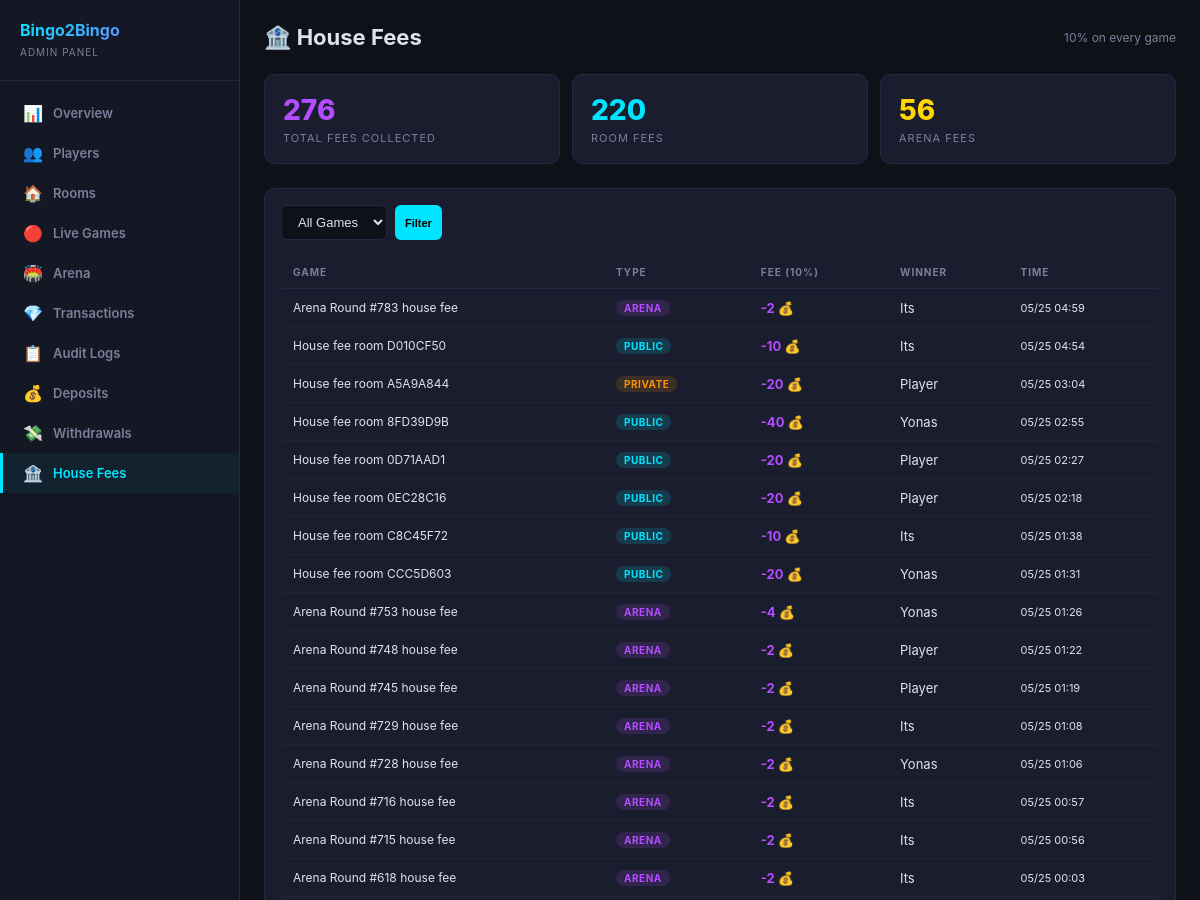
Page /dashboard/house-fees/ (signed in, upper part) on the earlier database version.
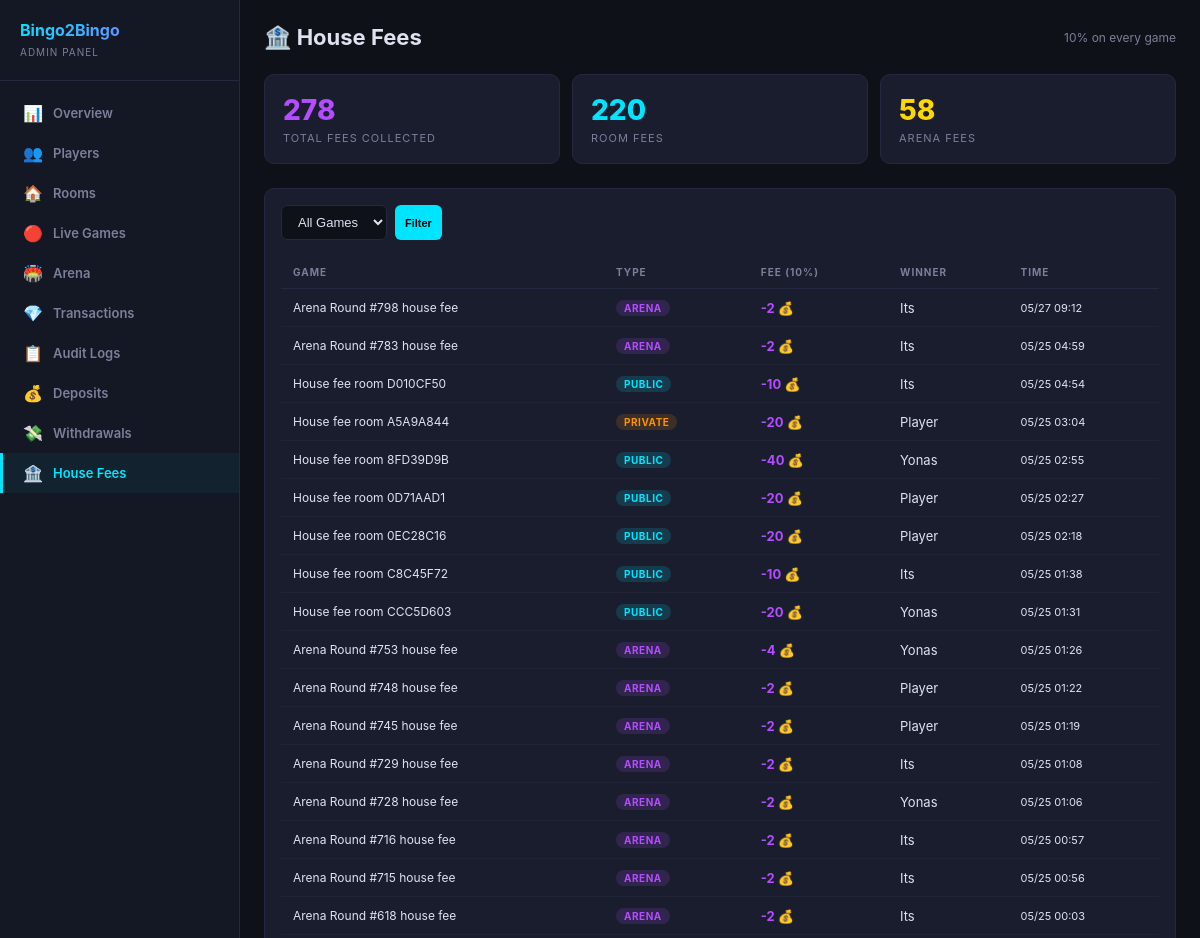
Same page on the later database version.
### wallets/models.py (models this page shows, shortened)
class Transaction(models.Model):
    class Type(models.TextChoices):
        DEPOSIT = 'deposit', 'Deposit'
        WITHDRAWAL = 'withdrawal', 'Withdrawal'
        GAME_ENTRY = 'game_entry', 'Game Entry Fee'
        GAME_WIN = 'game_win', 'Game Win'
        DRAW_REFUND = 'draw_refund', 'Draw Refund'
        HOUSE_FEE = 'house_fee', 'House Fee'
        DAILY_BONUS = 'daily_bonus', 'Daily Bonus'
        REFERRAL_BONUS = 'referral_bonus', 'Referral Bonus'
        SPIN_WIN = 'spin_win', 'Spin Win'
        ADMIN_GIFT = 'admin_gift', 'Admin Gift'
    player = models.ForeignKey(Player, on_delete=models.CASCADE, related_name='transactions')
    amount = models.BigIntegerField()
    transaction_type = models.CharField(max_length=20, choices=Type.choices)
    description = models.CharField(max_length=500, blank=True, default='')
    created_at = models.DateTimeField(default=timezone.now)
    class Meta:
        verbose_name = 'Transaction'
        verbose_name_plural = 'Transactions'
        ordering = ['-created_at']

### users/models.py (models this page shows, shortened)
class Player(models.Model):
    telegram_id = models.BigIntegerField(unique=True, db_index=True)
    username = models.CharField(max_length=255, blank=True, default='')
    first_name = models.CharField(max_length=255, blank=True, default='')
    phone_number = models.CharField(max_length=20, blank=True, default='')
    coins = models.BigIntegerField(default=10)
    wins = models.IntegerField(default=0)
    losses = models.IntegerField(default=0)
    games_played = models.IntegerField(default=0)
    xp = models.BigIntegerField(default=0)
    level = models.IntegerField(default=1)
    referral_code = models.CharField(max_length=32, unique=True, blank=True)
    invited_by = models.ForeignKey(
        'self', null=True, blank=True,
        on_delete=models.SET_NULL,
        related_name='invitees'
    )
    is_banned = models.BooleanField(default=False)
    last_daily_bonus = models.DateTimeField(null=True, blank=True)
    created_at = models.DateTimeField(default=timezone.now)
    class Meta:
        verbose_name = 'Player'
        verbose_name_plural = 'Players'
        ordering = ['-coins']

### dashboard/views.py (the view)
# urls.py: path('house-fees/', views.house_fees, name='house_fees'),
@admin_required
def house_fees(request):
    from wallets.models import Transaction
    from games.models import GameRoom
    from arena.models import GameRound as ArenaRound
    from django.db.models import Q, Sum
    game_filter = request.GET.get('type', 'all')
    tx_qs = Transaction.objects.filter(transaction_type='house_fee').select_related('player')
    if game_filter == 'public':
        tx_qs = tx_qs.exclude(description__startswith='Arena')
    elif game_filter == 'arena':
        tx_qs = tx_qs.filter(description__startswith='Arena')
    total_all = Transaction.objects.filter(transaction_type='house_fee').aggregate(s=Sum('amount'))['s'] or 0
    total_rooms = Transaction.objects.filter(transaction_type='house_fee').exclude(description__startswith='Arena').aggregate(s=Sum('amount'))['s'] or 0
    total_arena = Transaction.objects.filter(transaction_type='house_fee', description__startswith='Arena').aggregate(s=Sum('amount'))['s'] or 0
    transactions = list(tx_qs.order_by('-created_at')[:200])
    rich_txns = []
    for tx in transactions:
        info = {
            'tx': tx,
            'game_type': 'Arena' if 'Arena' in tx.description else 'Room',
            'pot': tx.amount * -10,
            'winner': tx.player.first_name,
        }
        desc = tx.description
        if 'room' in desc.lower() and not desc.startswith('Arena'):
            try:
                code = desc.replace('House fee room ', '').strip()
                room = GameRoom.objects.filter(room_code=code).first()
                if room:
                    info['game_type'] = room.get_room_type_display()
                    info['players'] = room.bingo_cards.count()
                    info['pot'] = room.prize_pool + abs(tx.amount)
            except Exception:
                pass
        elif 'Arena' in desc:
            info['players'] = '—'
        rich_txns.append(info)
    return render(request, 'dashboard/house_fees.html', {
        'total_all': abs(total_all),
        'total_rooms': abs(total_rooms),
        'total_arena': abs(total_arena),
        'transactions': rich_txns,
        'game_filter': game_filter,
    })

### dashboard/auth.py (called while the page is built)
def admin_required(view_func):
    @wraps(view_func)
    def wrapper(request, *args, **kwargs):
        if not request.user.is_authenticated:
            return redirect('dashboard:login')
        if not request.user.is_staff and not request.user.is_superuser:
            messages.error(request, 'Access denied. Staff only.')
            return redirect('dashboard:login')
        return view_func(request, *args, **kwargs)
    return wrapper

### dashboard/templates/dashboard/house_fees.html (shortened to what this page needs)
{% extends 'dashboard/base.html' %}
{% block content %}
<div class="header">
  <h1>🏦 House Fees</h1>
  <div class="header-actions">
    <span style="font-size:12px;color:var(--muted);">10% on every game</span>
  </div>
</div>
<div class="stats-grid">
  <div class="stat-card purple">
    <div class="stat-value">{{ total_all }}</div>
    <div class="stat-label">Total Fees Collected</div>
  </div>
  <div class="stat-card cyan">
    <div class="stat-value">{{ total_rooms }}</div>
    <div class="stat-label">Room Fees</div>
  </div>
  <div class="stat-card gold">
    <div class="stat-value">{{ total_arena }}</div>
    <div class="stat-label">Arena Fees</div>
  </div>
</div>
<div class="card">
  <form class="toolbar" method="GET">
    <select name="type">
      <option value="all" {% if game_filter == 'all' %}selected{% endif %}>All Games</option>
    </select>
    <button type="submit" class="btn btn-cyan btn-sm">Filter</button>
  </form>
  <table>
    <thead><tr><th>Game</th><th>Type</th><th>Fee (10%)</th><th>Winner</th><th>Time</th></tr></thead>
    <tbody>
    {% for t in transactions %}
    <tr>
      <td style="font-size:12px;max-width:200px;overflow:hidden;text-overflow:ellipsis;">{{ t.tx.description }}</td>
      <td>
        {% if t.game_type == 'Arena' %}<span class="badge badge-purple">Arena</span>
        {% elif 'Public' in t.game_type %}<span class="badge badge-info">{{ t.game_type }}</span>
        {% else %}<span class="badge badge-warning">{{ t.game_type }}</span>{% endif %}
      </td>
      <td style="color:var(--purple);font-weight:700;">{{ t.tx.amount }} 💰</td>
      <td>{{ t.winner }}</td>
      <td style="font-size:11px;">{{ t.tx.created_at|date:"m/d H:i" }}</td>
    </tr>
    {% empty %}
    <tr><td colspan="5" style="text-align:center;color:var(--muted);padding:32px;">No house fees collected yet</td></tr>
    {% endfor %}
    </tbody>
  </table>
</div>
{% endblock %}

Differences in the rows shown:
added Transaction: tx.description "Arena Round #798 house fee", shows "ARENA", tx.amount "-2", winner "Its", tx.created_at "05/27 09:12"
Other differences:
{{ total_all }}: "276" → "278"
{{ total_arena }}: "56" → "58"
